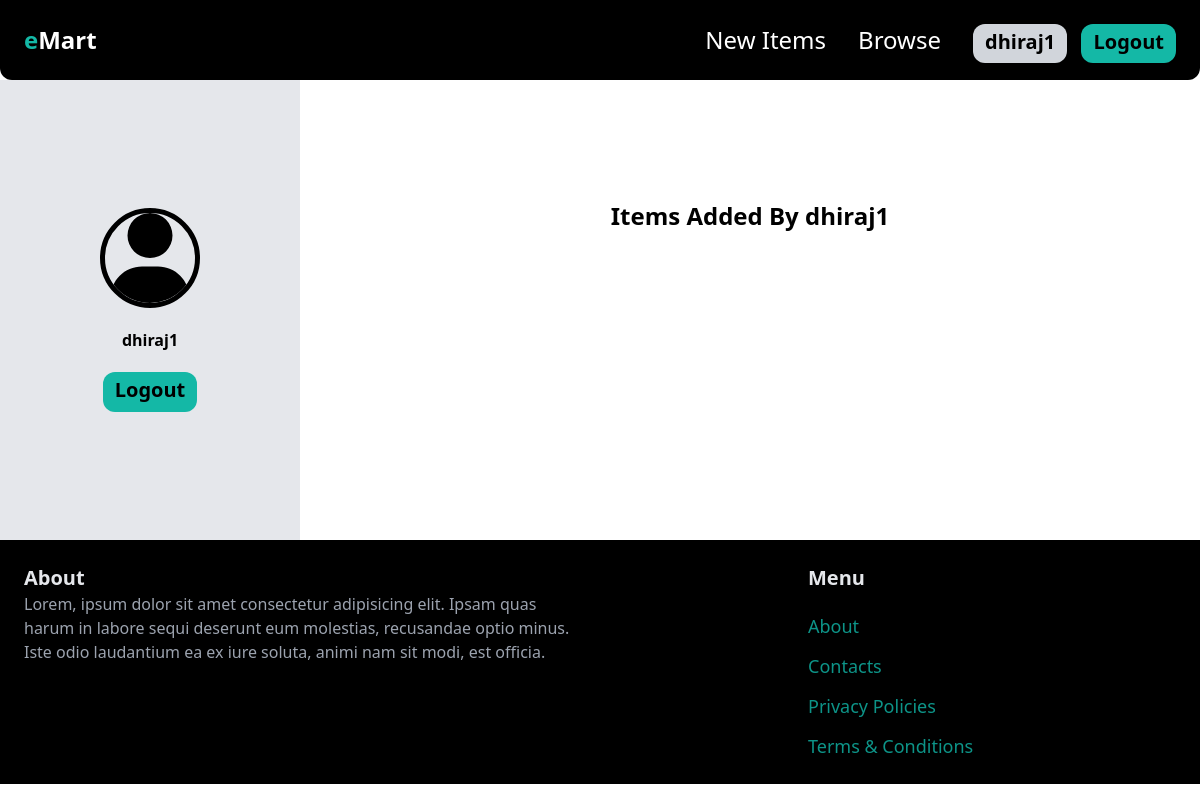
The app's page /dashboard/ (signed in), older data.
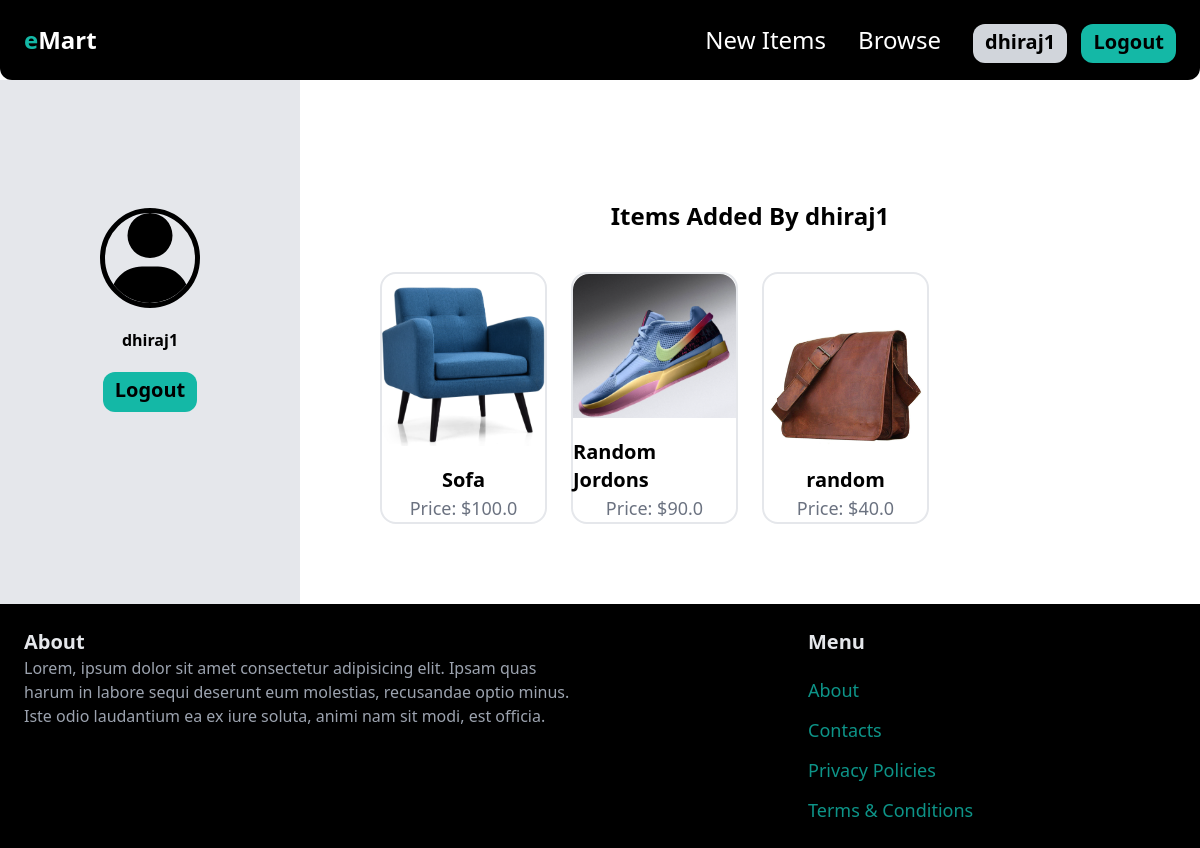
The same page, newer data.
### item/models.py (models this page shows, shortened)
class Item(models.Model):
    name = models.CharField(max_length=255)
    category = models.ForeignKey(Category, related_name='items', on_delete=models.CASCADE)
    description = models.TextField(blank=True, null=True)
    price = models.FloatField()
    image = models.ImageField(upload_to='images/', null=True, blank=True)
    is_sold = models.BooleanField(default=False)
    created_by = models.ForeignKey(User, related_name='items', on_delete=models.CASCADE)
    created_at = models.DateTimeField(auto_now_add=True)
    class Meta:
        ordering = ('-id',)

### core/views.py (the view)
# urls.py: path('dashboard/', views.dashboard, name='dashboard'),
def dashboard(request):
    if request.user.is_authenticated:
        items = Item.objects.filter(created_by = request.user)
        return render(request, 'core/dashboard.html', {'user': request.user, 'items': items})
    else:
        return redirect('/login/')

### core/templates/core/dashboard.html (shortened to what this page needs)
{% extends 'core/base.html' %}
{% block content %}
<div class="grid grid-cols-4">
    <div class="col-span-1 bg-gray-200 py-32 flex flex-col items-center gap-5">
        <h3 class="font-semibold tex-2xl">{{user}}</h3>
        <a href="{% url 'core:logout' %}"
            class="px-3 pt-1 pb-2 bg-teal-500 text-black rounded-xl text-xl font-semibold">Logout</a>
    </div>
    <div class="col-span-3 p-20">
        <h1 class="py-10 text-center text-2xl font-bold">Items Added By {{user}}</h1>
        <div class="grid grid-cols-4 gap-6">
            {% for item in items %}
            <a href="{% url 'item:detail' item.id %}"
                class="col-span-1 flex flex-col justify-end items-center border-[2px] border-gray-200 rounded-2xl">
                <img src="{{item.image.url}}" alt="image" class="rounded-t-2xl">
                <h1 class="pt-5 text-xl font-semibold">{{item.name}}</h1>
                <p class="text-lg text-gray-500">Price: ${{item.price}}</p>
            </a>
            {% endfor %}
        </div>
    </div>
</div>
{% endblock %}

Row changes from the older to the newer data that the page shows:
added Item: image (picture), name "Sofa", price "100.0"
added Item: image (picture), name "Random Jordons", price "90.0"
added Item: image (picture), name "random", price "40.0"
